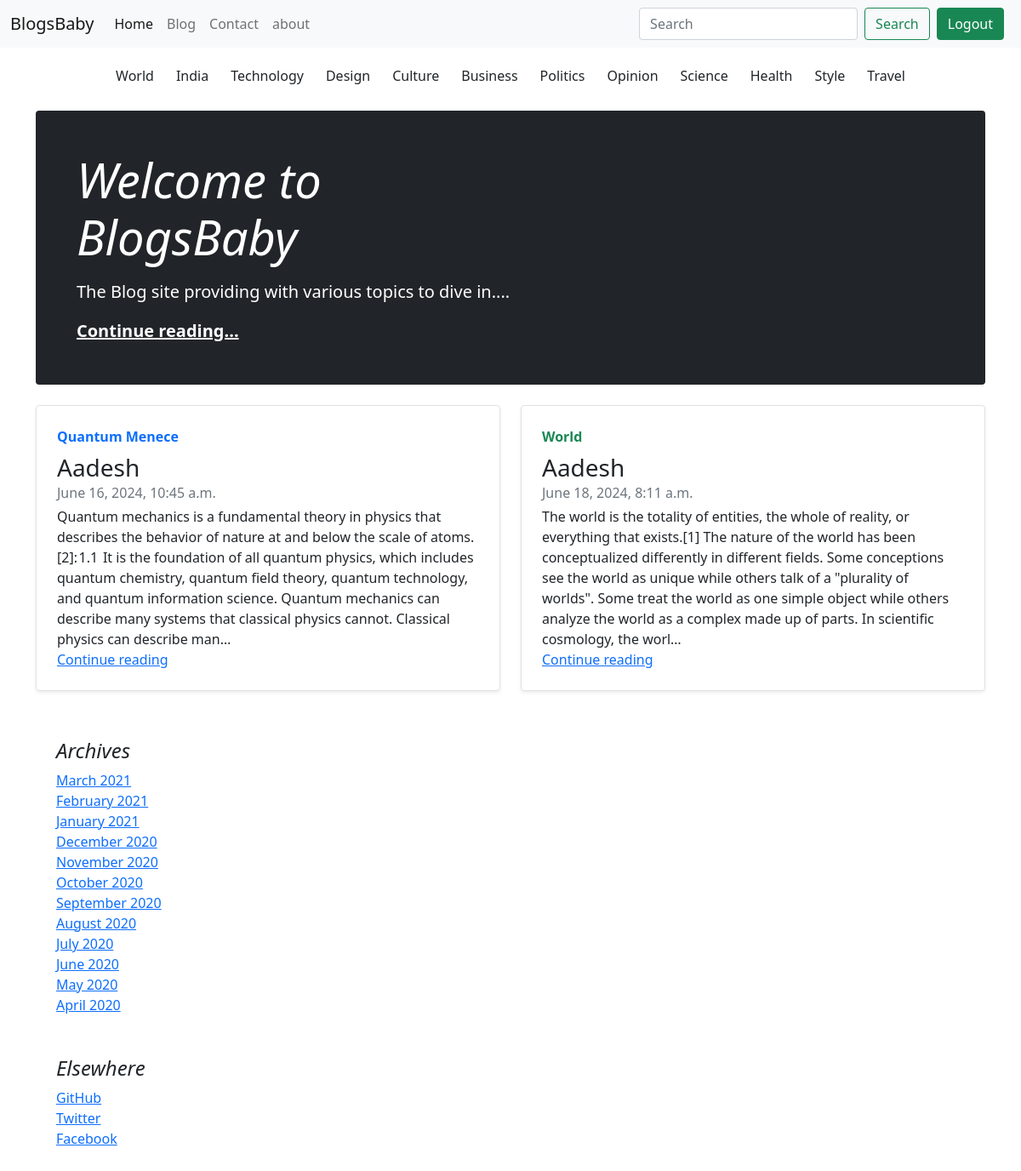
The app's page / (signed in) with its own data.
### Blogs/models.py (models this page shows, shortened)
class Post(models.Model):
    Sno = models.AutoField(primary_key=True)
    author = models.CharField(max_length=100)
    title = models.CharField(max_length=250)
    slug = models.CharField(max_length=140)
    timestamp = models.DateTimeField(blank=True)
    content = models.TextField()

### home/views.py (the view)
# urls.py: 2. Add a URL to urlpatterns:  path('', views.home, name='home')
def home(request):
    allposts = Post.objects.all()
    context = {'allposts': allposts}
    return render(request,'home/home.html',context)

### templates/home/home.html (shortened to what this page needs)
{% extends 'basic.html' %}
{% block homeactive %} active {% endblock homeactive %}
{% block body %}
<div class="nav-scroller py-1 mb-2">
    <nav class="nav d-flex justify-content-center" style="margin:10px"><center>
        <form class="d-flex justify-content-justify" method="get" action="/search" role="search">
            <button class="btn btn" type="submit" id="query" name="query" value="World">World</button>
            <button class="btn btn" type="submit" id="query" name="query" value="India">India</button>
            <button class="btn btn" type="submit" id="query" name="query" value="Technology">Technology</button>
            <button class="btn btn" type="submit" id="query" name="query" value="Design">Design</button>
            <button class="btn btn" type="submit" id="query" name="query" value="Culture">Culture</button>
            <button class="btn btn" type="submit" id="query" name="query" value="Business">Business</button>
            <button class="btn btn" type="submit" id="query" name="query" value="Politics">Politics</button>
            <button class="btn btn" type="submit" id="query" name="query" value="Opinion">Opinion</button>
            <button class="btn btn" type="submit" id="query" name="query" value="Science">Science</button>
            <button class="btn btn" type="submit" id="query" name="query" value="Health">Health</button>
            <button class="btn btn" type="submit" id="query" name="query" value="Style">Style</button>
            <button class="btn btn" type="submit" id="query" name="query" value="Travel">Travel</button>
        </form></center>
    </nav>
</div>
<main class="container">
    <div class="p-4 p-md-5 mb-4 text-white rounded bg-dark">
        <div class="col-md-6 px-0">
            <h1 class="display-4 fst-italic">Welcome to BlogsBaby</h1>
            <p class="lead my-3">The Blog site providing with various topics to dive in....</p>
            <p class="lead mb-0"><a href="/Blogs" class="text-white fw-bold">Continue reading...</a></p>
        </div>
    </div>
    <div class="row mb-2">
        {% for Post in allposts|slice:":1" %}
        <div class="col-md-6">
            <div class="row g-0 border rounded overflow-hidden flex-md-row mb-4 shadow-sm h-md-250 position-relative">
                <div class="col p-4 d-flex flex-column position-static">
                    <strong class="d-inline-block mb-2 text-primary">{{Post.title}}</strong>
                    <h3 class="mb-0">{{Post.author}}</h3>
                    <div class="mb-1 text-muted">{{Post.timestamp}}</div>
                    <p class="card-text mb-auto">{{Post.content | truncatechars:400}}</p>
                    <a href="/Blogs/{{Post.slug}}" class="stretched-link">Continue reading</a>
                </div>
            </div>
        </div>
        {% endfor %}
        {% for Post in allposts|slice:"1:2" %}
        <div class="col-md-6">
            <div class="row g-0 border rounded overflow-hidden flex-md-row mb-4 shadow-sm h-md-250 position-relative">
                <div class="col p-4 d-flex flex-column position-static">
                    <strong class="d-inline-block mb-2 text-success">{{Post.title}}</strong>
                    <h3 class="mb-0">{{Post.author}}</h3>
                    <div class="mb-1 text-muted">{{Post.timestamp}}</div>
                    <p class="mb-auto">{{Post.content | truncatechars:400}}</p>
                    <a href="/Blogs/{{Post.slug}}" class="stretched-link">Continue reading</a>
                </div>
            </div>
        </div>
        {% endfor %}
    </div>
    <div>
        <div class="col-md-4">
            <div class="position-sticky" style="top: 2rem;">
                <div class="p-4">
                    <h4 class="fst-italic">Archives</h4>
                    <ol class="list-unstyled mb-0">
                        <li><a href="#">March 2021</a></li>
                        <li><a href="#">February 2021</a></li>
                        <li><a href="#">January 2021</a></li>
                        <li><a href="#">December 2020</a></li>
                        <li><a href="#">November 2020</a></li>
                        <li><a href="#">October 2020</a></li>
                        <li><a href="#">September 2020</a></li>
                        <li><a href="#">August 2020</a></li>
                        <li><a href="#">July 2020</a></li>
                        <li><a href="#">June 2020</a></li>
                        <li><a href="#">May 2020</a></li>
                        <li><a href="#">April 2020</a></li>
                    </ol>
                </div>
                <div class="p-4">
                    <h4 class="fst-italic">Elsewhere</h4>
                    <ol class="list-unstyled">
                        <li><a href="#">GitHub</a></li>
                        <li><a href="#">Twitter</a></li>
                        <li><a href="#">Facebook</a></li>
                    </ol>
                </div>
            </div>
        </div>
    </div>
</main>
{% endblock body %}

### records on screen
Post: title "Quantum Menece", author "Aadesh", timestamp "June 16, 2024, 10:45 a.m.", content "Quantum mechanics is a fundamental theory in physics that describes the behavior of nature at and below the scale of atoms.[2]: 1.1 It is the foundation of all quantum physics, which includes quantum chemistry, quantum field theory, quantum technology, and quantum information science. Quantum mechanics can describe many systems that classical physics cannot. Classical physics can describe man…"
Post: title "World", author "Aadesh", timestamp "June 18, 2024, 8:11 a.m.", content "The world is the totality of entities, the whole of reality, or everything that exists.[1] The nature of the world has been conceptualized differently in different fields. Some conceptions see the world as unique while others talk of a \"plurality of worlds\". Some treat the world as one simple object while others analyze the world as a complex made up of parts. In scientific cosmology, the worl…"
